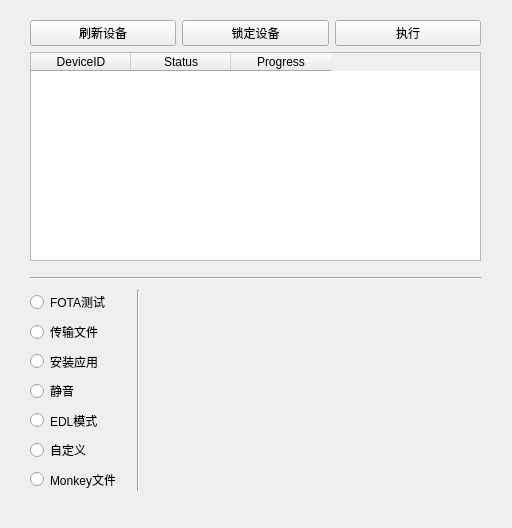
<?xml version="1.0" encoding="UTF-8"?>
<ui version="4.0">
 <class>MainWindow</class>
 <widget class="QMainWindow" name="MainWindow">
  <property name="geometry">
   <rect>
    <x>0</x>
    <y>0</y>
    <width>512</width>
    <height>528</height>
   </rect>
  </property>
  <property name="windowTitle">
   <string>MainWindow</string>
  </property>
  <widget class="QWidget" name="centralwidget">
   <widget class="Line" name="line">
    <property name="geometry">
     <rect>
      <x>130</x>
      <y>290</y>
      <width>16</width>
      <height>201</height>
     </rect>
    </property>
    <property name="orientation">
     <enum>Qt::Vertical</enum>
    </property>
   </widget>
   <widget class="QWidget" name="widget" native="true">
    <property name="geometry">
     <rect>
      <x>160</x>
      <y>290</y>
      <width>321</width>
      <height>201</height>
     </rect>
    </property>
   </widget>
   <widget class="Line" name="line_2">
    <property name="geometry">
     <rect>
      <x>30</x>
      <y>270</y>
      <width>451</width>
      <height>16</height>
     </rect>
    </property>
    <property name="orientation">
     <enum>Qt::Horizontal</enum>
    </property>
   </widget>
   <widget class="QWidget" name="layoutWidget">
    <property name="geometry">
     <rect>
      <x>30</x>
      <y>290</y>
      <width>85</width>
      <height>201</height>
     </rect>
    </property>
    <layout class="QVBoxLayout" name="verticalLayout">
     <item>
      <widget class="QRadioButton" name="rbtn_fota">
       <property name="text">
        <string>FOTA测试</string>
       </property>
      </widget>
     </item>
     <item>
      <widget class="QRadioButton" name="rbtn_pushFile">
       <property name="text">
        <string>传输文件</string>
       </property>
      </widget>
     </item>
     <item>
      <widget class="QRadioButton" name="rbtn_installAPk">
       <property name="text">
        <string>安装应用</string>
       </property>
      </widget>
     </item>
     <item>
      <widget class="QRadioButton" name="rbtn_mute">
       <property name="text">
        <string>静音</string>
       </property>
      </widget>
     </item>
     <item>
      <widget class="QRadioButton" name="rbtn_edlMode">
       <property name="text">
        <string>EDL模式</string>
       </property>
      </widget>
     </item>
     <item>
      <widget class="QRadioButton" name="rbtn_userdefine">
       <property name="text">
        <string>自定义</string>
       </property>
      </widget>
     </item>
     <item>
      <widget class="QRadioButton" name="rbtn_monkeyPreset">
       <property name="text">
        <string>Monkey文件</string>
       </property>
      </widget>
     </item>
    </layout>
   </widget>
   <widget class="QWidget" name="layoutWidget">
    <property name="geometry">
     <rect>
      <x>30</x>
      <y>20</y>
      <width>451</width>
      <height>241</height>
     </rect>
    </property>
    <layout class="QGridLayout" name="gridLayout">
     <item row="1" column="0" colspan="3">
      <widget class="QTableWidget" name="tableWidget">
       <column>
        <property name="text">
         <string>DeviceID</string>
        </property>
       </column>
       <column>
        <property name="text">
         <string>Status</string>
        </property>
       </column>
       <column>
        <property name="text">
         <string>Progress</string>
        </property>
       </column>
      </widget>
     </item>
     <item row="0" column="1">
      <widget class="QPushButton" name="btn_lockDev">
       <property name="text">
        <string>锁定设备</string>
       </property>
      </widget>
     </item>
     <item row="0" column="0">
      <widget class="QPushButton" name="btn_flashDev">
       <property name="text">
        <string>刷新设备</string>
       </property>
      </widget>
     </item>
     <item row="0" column="2">
      <widget class="QPushButton" name="btn_run">
       <property name="text">
        <string>执行</string>
       </property>
      </widget>
     </item>
    </layout>
   </widget>
  </widget>
 </widget>
 <resources/>
 <connections>
  <connection>
   <sender>btn_flashDev</sender>
   <signal>clicked()</signal>
   <receiver>MainWindow</receiver>
   <slot>test()</slot>
   <hints>
    <hint type="sourcelabel">
     <x>64</x>
     <y>37</y>
    </hint>
    <hint type="destinationlabel">
     <x>15</x>
     <y>11</y>
    </hint>
   </hints>
  </connection>
  <connection>
   <sender>rbtn_fota</sender>
   <signal>toggled(bool)</signal>
   <receiver>MainWindow</receiver>
   <slot>fotaTest()</slot>
   <hints>
    <hint type="sourcelabel">
     <x>74</x>
     <y>305</y>
    </hint>
    <hint type="destinationlabel">
     <x>20</x>
     <y>290</y>
    </hint>
   </hints>
  </connection>
 </connections>
 <slots>
  <slot>fotaTest()</slot>
  <slot>test()</slot>
 </slots>
</ui>
